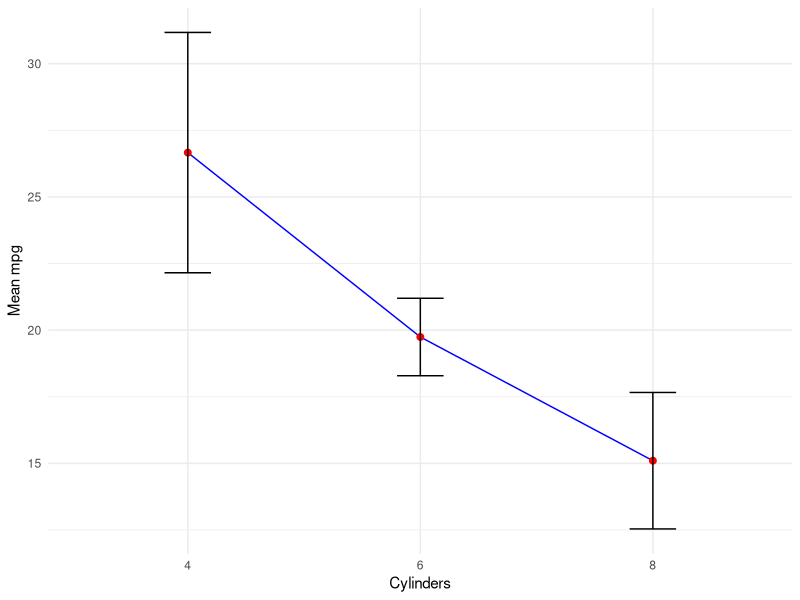
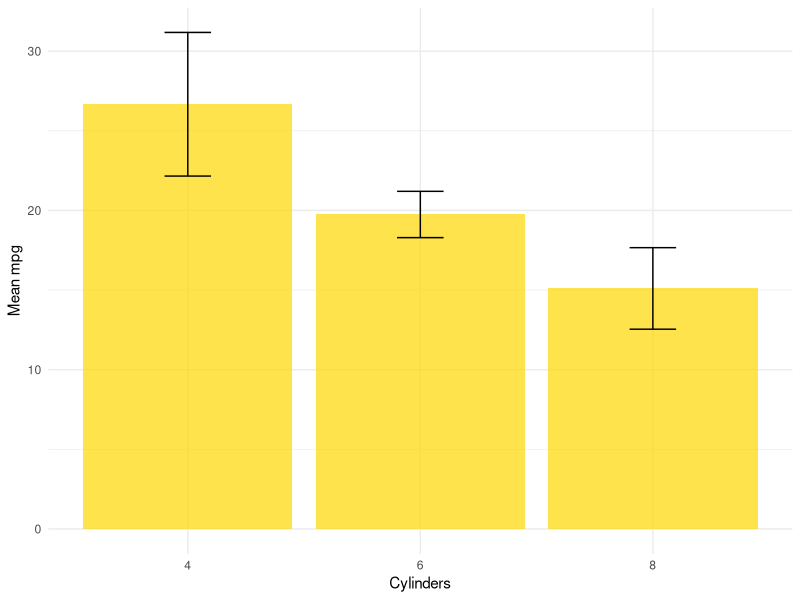
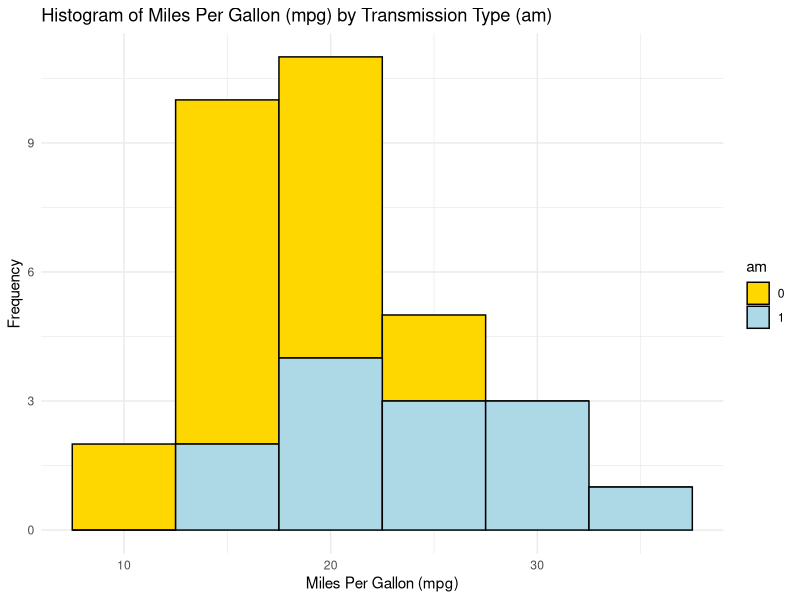
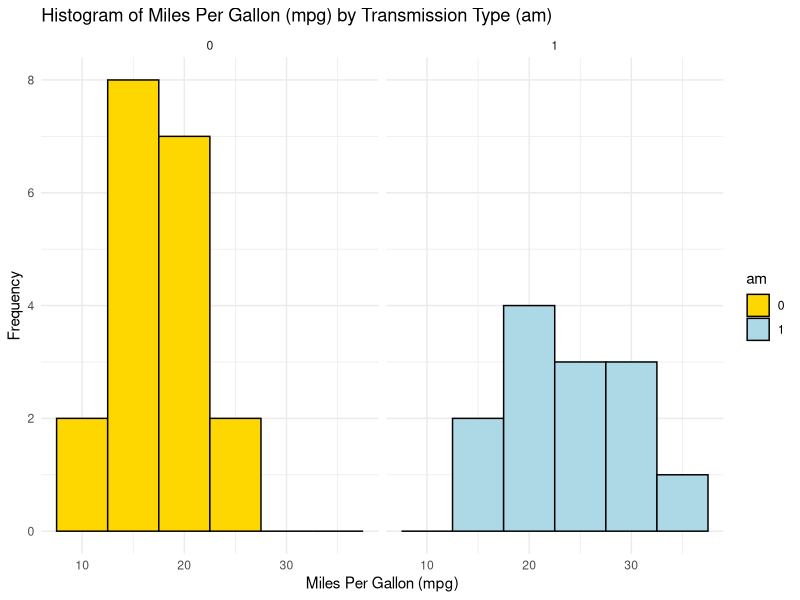
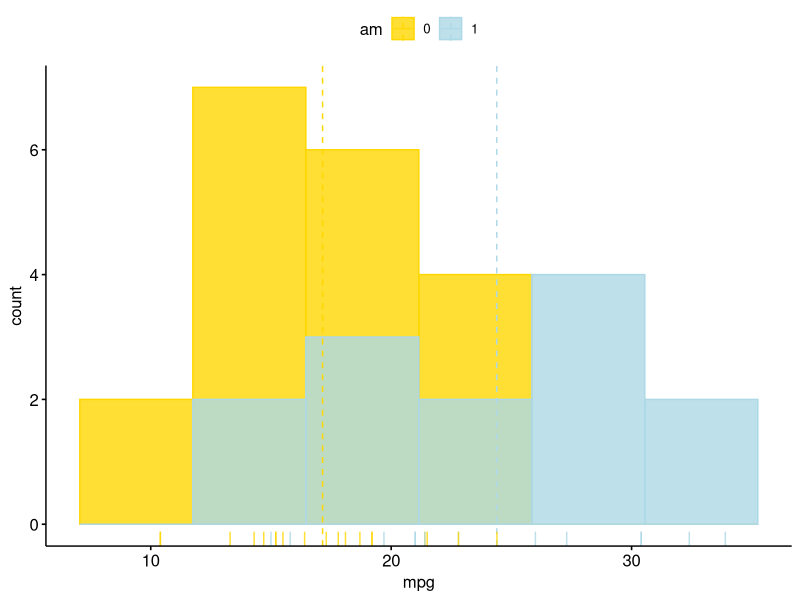
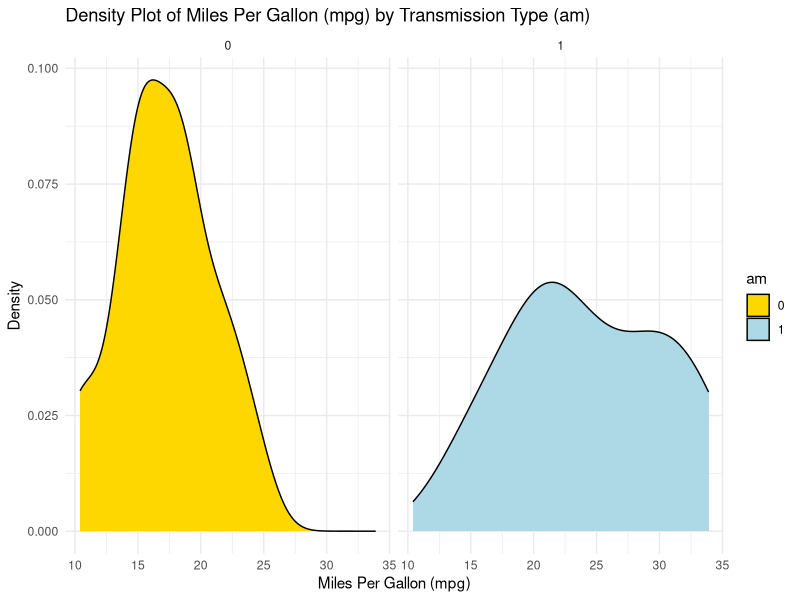
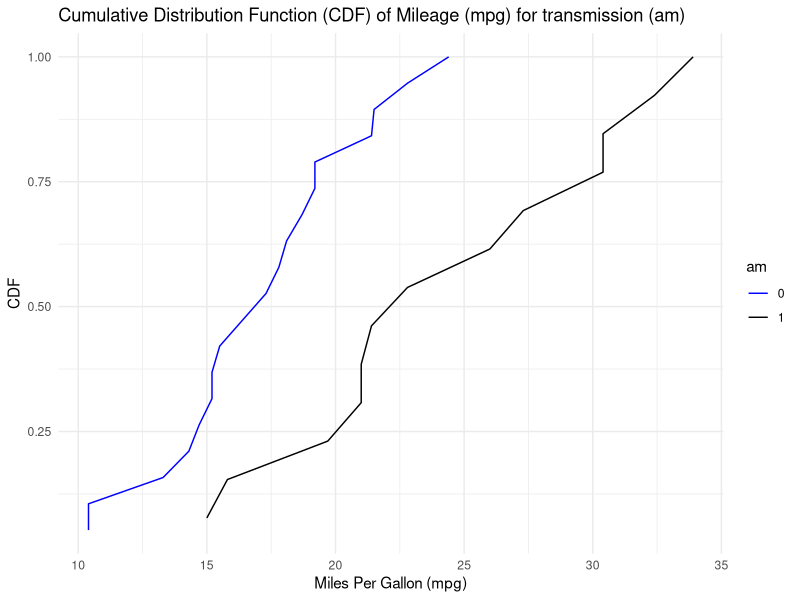
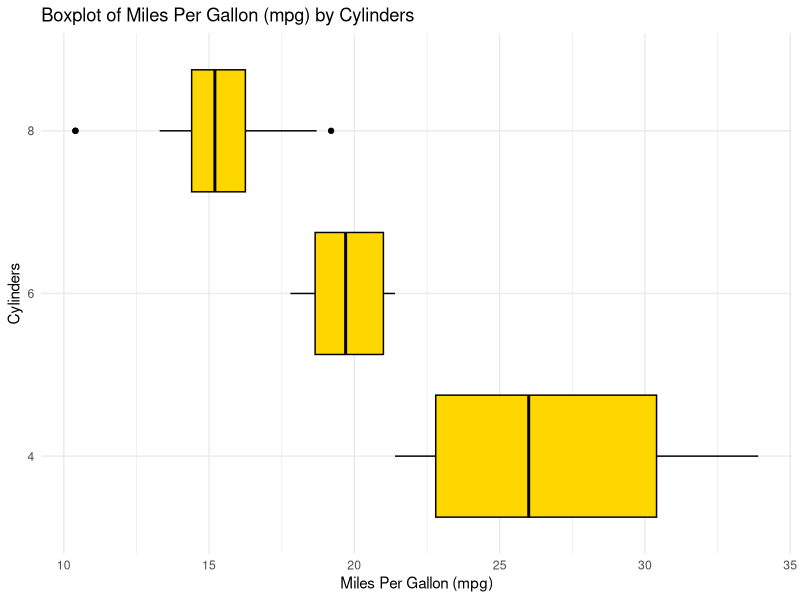

Generate these figures, in order, with R:
## ---- chunk 1
# Load the required libraries, suppressing annoying startup messages
library(tibble) 
suppressPackageStartupMessages(library(dplyr))
# Read the mtcars dataset into a tibble called tb
data(mtcars)
tb <- as_tibble(mtcars)
# Convert several numeric columns into factor variables
tb$cyl <- as.factor(tb$cyl)
tb$vs <- as.factor(tb$vs)
tb$am <- as.factor(tb$am)
tb$gear <- as.factor(tb$gear)
# Directly access the data columns of tb, without tb$mpg
attach(tb)
## ---- chunk 2
library(dplyr)
s1 <- tb %>%
  group_by(cyl) %>%
  summarise(Mean_mpg = mean(mpg, na.rm = TRUE),
            SD_mpg = sd(mpg, na.rm = TRUE)) 
print(s1)
## ---- chunk 3
library(ggplot2)
ggplot(s1, 
       aes(x = cyl, y = Mean_mpg)) +
  geom_line(group=1, color = "blue") +
  geom_point(size = 2, color = "red") +
  geom_errorbar(aes(ymin = Mean_mpg - SD_mpg, 
                    ymax = Mean_mpg + SD_mpg), 
                width = .2, colour = "black") +
  labs(x = "Cylinders", y = "Mean mpg") +
  theme_minimal()

## ---- chunk 4
library(ggplot2)

# mpg plot
ggplot(s1, aes(x = cyl, y = Mean_mpg)) +
  geom_bar(stat = "identity", 
           fill = "gold", 
           alpha = 0.7) +
  geom_errorbar(aes(ymin = Mean_mpg - SD_mpg, 
                    ymax = Mean_mpg + SD_mpg), 
                width = .2) +
  labs(x = "Cylinders", y = "Mean mpg") +
  theme_minimal()
## ---- chunk 5
library(dplyr)
s3 <- tb %>%
  group_by(cyl) %>%
  summarise(
    Mean_mpg = mean(mpg, na.rm = TRUE),
    SD_mpg = sd(mpg, na.rm = TRUE),
    Mean_wt = mean(wt, na.rm = TRUE),
    SD_wt = sd(wt, na.rm = TRUE),
    Mean_hp = mean(hp, na.rm = TRUE),
    SD_hp = sd(hp, na.rm = TRUE)
    ) 
print(s3)
## ---- chunk 6
ggplot(tb, aes(x = mpg, 
               fill = am)) +
  geom_histogram(binwidth = 5, color = "black") +
  scale_fill_manual(values = c("gold", "lightblue")) +
  theme_minimal() +
  labs(title = "Histogram of Miles Per Gallon (mpg) by Transmission Type (am)",
       x = "Miles Per Gallon (mpg)",
       y = "Frequency")
## ---- chunk 7
ggplot(tb, aes(x = mpg, 
               fill = am)) +
  geom_histogram(binwidth = 5, color = "black") +
  scale_fill_manual(values = c("gold", "lightblue")) +
  facet_wrap(~ am) +
  theme_minimal() +
  labs(title = "Histogram of Miles Per Gallon (mpg) by Transmission Type (am)",
       x = "Miles Per Gallon (mpg)",
       y = "Frequency")
## ---- chunk 8
library(ggpubr)
gghistogram(tb, 
            x = "mpg", 
            bins = 6,
            add = "mean", 
            rug = TRUE, 
            color = "am", 
            fill = "am", 
            alpha = 0.8,
            palette = c("gold", "lightblue"))
## ---- chunk 9
ggplot(tb, aes(x = mpg, 
               fill = am)) +
  geom_density(color = "black") +
  scale_fill_manual(values = c("gold", "lightblue")) +
  facet_wrap(~ am) +
  theme_minimal() +
  labs(title = "Density Plot of Miles Per Gallon (mpg) by Transmission Type (am)",
       x = "Miles Per Gallon (mpg)",
       y = "Density")

## ---- chunk 10
library(dplyr)
library(ggplot2)

# Create separate CDFs for 'am = 0' and 'am = 1'
tb <- tb %>%
  arrange(am, mpg) %>%
  group_by(am) %>%
  mutate(cdf = row_number() / n())

# Create a CDF plot
ggplot(tb, 
       aes(x = mpg, y = cdf, color = factor(am))) +
  geom_line() +
  scale_color_manual(values = c("blue", "black")) +
  labs(x = "Miles Per Gallon (mpg)", y = "CDF", 
       title = "Cumulative Distribution Function (CDF) of Mileage (mpg) for transmission (am)",
       color = "am") +
  theme_minimal() 
## ---- chunk 11
library(ggplot2)

ggplot(tb, aes(x = cyl, 
               y = mpg)) +
  geom_boxplot(fill = "gold", 
               color = "black") +
  coord_flip() +
  labs(title = "Boxplot of Miles Per Gallon (mpg) by Cylinders",
       y = "Miles Per Gallon (mpg)",
       x = "Cylinders") +
  theme_minimal()
## ---- chunk 12
library(ggpubr)
ggboxplot(tb, 
          y = "mpg", 
          x = "cyl",
          color = "black" ,
          fill = "lightblue",
          shape = "cyl",
          orientation = "horizontal",
          add = "jitter", #jitter helps display the data points
          title = "Boxplot of Miles Per Gallon (mpg), using ggpubr::ggboxplot()",
          ylab = "Miles Per Gallon (mpg)",
          xlab = "Cylinders"
)
## ---- chunk 13
library(dplyr)
tb %>%
  group_by(cyl, am) %>%
  summarise(Mean_mpg = mean(mpg, na.rm = TRUE),
            SD_mpg = sd(mpg, na.rm = TRUE))
## ---- chunk 14
library(dplyr)
tb %>%
  group_by(am, cyl) %>%
  summarise(Mean_mpg = mean(mpg, na.rm = TRUE),
            SD_mpg = sd(mpg, na.rm = TRUE))
## ---- chunk 15
library(dplyr)
tb %>%
  group_by(am, cyl) %>%
  summarise(
    Mean_mpg = mean(mpg, na.rm = TRUE),
    SD_mpg = sd(mpg, na.rm = TRUE),
    Mean_wt = mean(wt, na.rm = TRUE),
    SD_wt = sd(wt, na.rm = TRUE),
    Mean_hp = mean(hp, na.rm = TRUE),
    SD_hp = sd(hp, na.rm = TRUE)
    ) 
